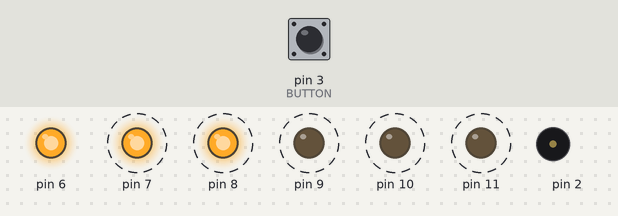
Recording of a sketch running on a simulated Arduino Uno, built with avr-gcc and run on an emulated ATmega328P. Shown: output pins drawn as LEDs (lit = HIGH), buzzer (waves = sounding). Dashed ring = blinking. The test bench sets the inputs (shaded band); at power-on: pin 3 (BUTTON) LOW.

Above: at 5.2 s.
5.3 s: pin 3 (BUTTON) pulled HIGH for 1.9 s
At 5.73 s:
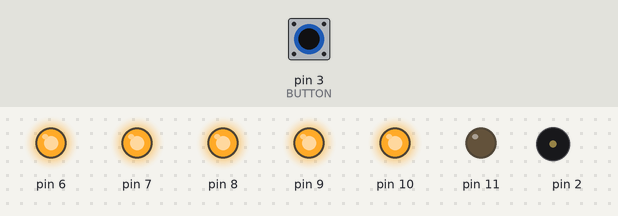
At 7.4 s:
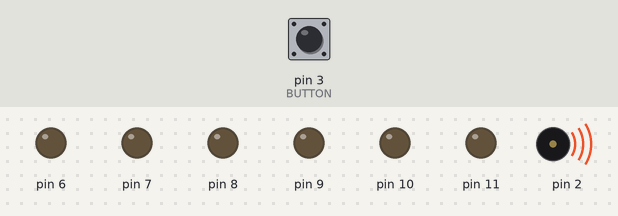
Timing chart, 0 to 8.9 s (numbered marks = the images above; inputs shaded):
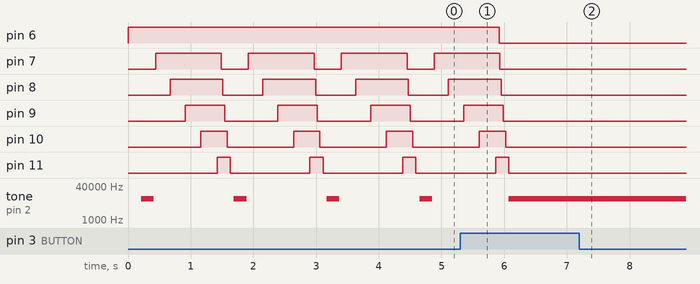

Measured:
- after the input at 5.3 s, pin 6: HIGH → LOW after 0.62 s; pin 7: goes on until 5.9 s, then stays LOW; pin 8–10: goes on until 6.0 s, then stays LOW; pin 11: goes on until 6.1 s, then stays LOW
- by itself, pin 7: alternates HIGH for 1.1 s and LOW for 0.43 s
- by itself, pin 8: alternates HIGH for 0.84 s and LOW for 0.64 s
- by itself, pin 9: alternates HIGH for 0.63 s and LOW for 0.85 s
- by itself, pin 10: alternates HIGH for 0.42 s and LOW for 1.1 s
- by itself, pin 11: alternates HIGH for 0.21 s and LOW for 1.3 s

The sketch:

SS9_Lighting.ino
```cpp
const int BUTTON = 3;
int val = 0;

void setup() {
  // put your setup code here, to run once:
pinMode(2,OUTPUT);
pinMode(6,OUTPUT);
pinMode(7,OUTPUT);
pinMode(8,OUTPUT);
pinMode(9,OUTPUT);
pinMode(10,OUTPUT);
pinMode(11,OUTPUT);
pinMode(BUTTON, INPUT);
Serial.begin(9600);
}

void loop() {
  // put your main code here, to run repeatedly:
digitalWrite(6,HIGH);
delay(10);
digitalWrite(7,LOW);
delay(20);
digitalWrite(8,LOW);
delay(30);
digitalWrite(9,LOW);
delay(40);
digitalWrite(10,LOW);
delay(50);
digitalWrite(11,LOW);
delay(60);
tone(2,10000);
delay(200);

noTone(2);
delay(20);

digitalWrite(6,HIGH);
delay(10);
digitalWrite(7,HIGH);
delay(20);
digitalWrite(8,LOW);
delay(30);
digitalWrite(9,LOW);
delay(40);
digitalWrite(10,LOW);
delay(50);
digitalWrite(11,LOW);
delay(60);

digitalWrite(6,HIGH);
delay(10);
digitalWrite(7,HIGH);
delay(20);
digitalWrite(8,HIGH);
delay(30);
digitalWrite(9,LOW);
delay(40);
digitalWrite(10,LOW);
delay(50);
digitalWrite(11,LOW);
delay(60);

digitalWrite(6,HIGH);
delay(10);
digitalWrite(7,HIGH);
delay(20);
digitalWrite(8,HIGH);
delay(30);
digitalWrite(9,HIGH);
delay(40);
digitalWrite(10,LOW);
delay(50);
digitalWrite(11,LOW);
delay(60);

digitalWrite(6,HIGH);
delay(10);
digitalWrite(7,HIGH);
delay(20);
digitalWrite(8,HIGH);
delay(30);
digitalWrite(9,HIGH);
delay(40);
digitalWrite(10,HIGH);
delay(50);
digitalWrite(11,LOW);
delay(60);

digitalWrite(6,HIGH);
delay(10);
digitalWrite(7,HIGH);
delay(20);
digitalWrite(8,HIGH);
delay(30);
digitalWrite(9,HIGH);
delay(40);
digitalWrite(10,HIGH);
delay(50);
digitalWrite(11,HIGH);
delay(60);

val = digitalRead(BUTTON);
if (val==HIGH){
  digitalWrite(6,LOW);
delay(10);
digitalWrite(7,LOW);
delay(20);
digitalWrite(8,LOW);
delay(30);
digitalWrite(9,LOW);
delay(40);
digitalWrite(10,LOW);
delay(50);
digitalWrite(11,LOW);
tone(2,10000);
delay(20000);

 }
}
```
